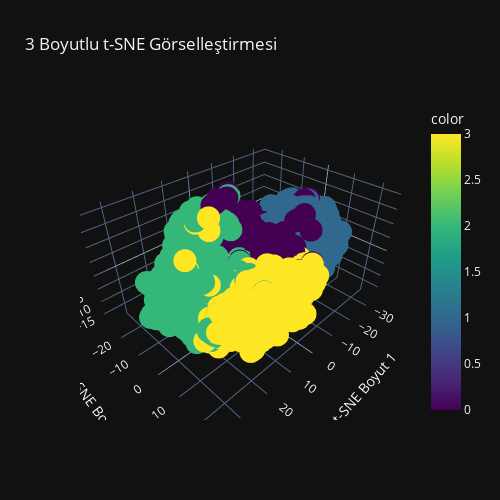

Notebook code for this chart:
### Code cell
# DataFrame
df_tsne = pd.DataFrame({
    'tsne1': X_tsne[:, 0],
    'tsne2': X_tsne[:, 1],
    'tsne3': X_tsne[:, 2],
    'label': y_train
})

# Etkileşimli 3B scatter plot
fig = px.scatter_3d(df_tsne, x='tsne1', y='tsne2', z='tsne3',
                    color=clusters_kmeans,
                    title='3 Boyutlu t-SNE Görselleştirmesi',
                    labels={'tsne1': 't-SNE Boyut 1',
                            'tsne2': 't-SNE Boyut 2',
                            'tsne3': 't-SNE Boyut 3'},
                    color_continuous_scale='viridis')

fig.update_layout(
    width=500,  # piksel cinsinden genişlik
    height=500, # piksel cinsinden yükseklik
    autosize=False  # otomatik boyutlandırmayı kapat
)


fig.show()

### Figure 1 — Plotly figure (JSON) as saved in the notebook; plotly's stock layout.template omitted (floating-point values rounded to 4 significant figures; data arrays with more than 128 entries replaced by an {"elided": "..."} marker saying what was removed)
{"data": [{"hovertemplate": "t-SNE Boyut 1=%{x}<br>t-SNE Boyut 2=%{y}<br>t-SNE Boyut 3=%{z}<br>color=%{marker.color}<extra></extra>", "legendgroup": "", "marker": {"color": {"elided": "6348 int values"}, "coloraxis": "coloraxis", "symbol": "circle"}, "mode": "markers", "name": "", "scene": "scene", "showlegend": false, "x": {"elided": "6348 float values"}, "y": {"elided": "6348 float values"}, "z": {"elided": "6348 float values"}, "type": "scatter3d"}], "layout": {"scene": {"domain": {"x": [0.0, 1.0], "y": [0.0, 1.0]}, "xaxis": {"title": {"text": "t-SNE Boyut 1"}}, "yaxis": {"title": {"text": "t-SNE Boyut 2"}}, "zaxis": {"title": {"text": "t-SNE Boyut 3"}}}, "coloraxis": {"colorbar": {"title": {"text": "color"}}, "colorscale": [[0.0, "#440154"], [0.1111, "#482878"], [0.2222, "#3e4989"], [0.3333, "#31688e"], [0.4444, "#26828e"], [0.5556, "#1f9e89"], [0.6667, "#35b779"], [0.7778, "#6ece58"], [0.8889, "#b5de2b"], [1.0, "#fde725"]]}, "legend": {"tracegroupgap": 0}, "title": {"text": "3 Boyutlu t-SNE Görselleştirmesi"}, "width": 500, "height": 500, "autosize": false}}
